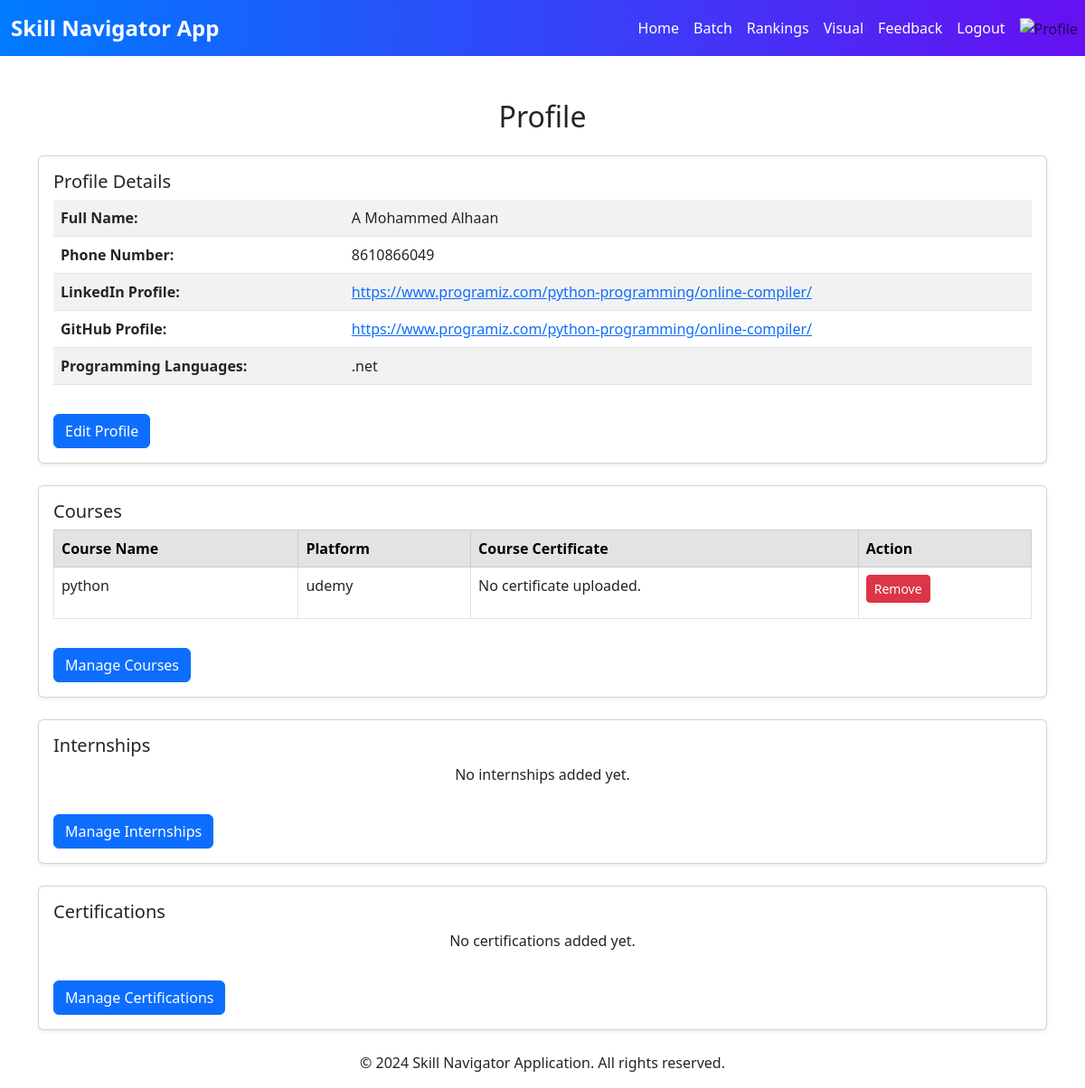
/profile/ (signed in), run on the app's committed database.
### profiles/models.py (models this page shows, shortened)
class Profile(models.Model):
    PROGRAMMING_LANGUAGES = [
        ('Python', 'Python'),
        ('.Net', '.Net'),
        ('Java', 'Java'),
    ]
    user = models.OneToOneField(User, on_delete=models.CASCADE)
    name = models.CharField(max_length=100)
    email = models.EmailField()
    degree = models.CharField(max_length=100)
    specialization = models.CharField(max_length=100)
    phone_number = models.CharField(max_length=15)
    linkedin_profile = models.URLField(blank=True, null=True)
    github_profile = models.URLField(blank=True, null=True)
    programming_languages = models.CharField(
        max_length=7,
        choices=PROGRAMMING_LANGUAGES,
        help_text="Choose a programming language",
    )

class Course(models.Model):
    user = models.ForeignKey(User, on_delete=models.CASCADE)
    name = models.CharField(max_length=200)
    platform = models.CharField(max_length=200)
    certificate = models.FileField(upload_to='certificates/courses/', blank=True, null=True)  # Optional PDF upload
    class Meta:
        unique_together = (('user', 'name', 'platform'),)

### profiles/views.py (the view)
# urls.py: path('', profile_view, name='profile'),
@login_required
def profile_view(request):
    try:
        profile = Profile.objects.get(user=request.user)
        courses = Course.objects.filter(user=request.user)
        internships = Internship.objects.filter(user=request.user)
        certifications = Certification.objects.filter(user=request.user)
        return render(request, 'profiles/profile.html', {
            'profile': profile,
            'courses': courses,
            'internships': internships,
            'certifications': certifications,
        })
    except Profile.DoesNotExist:
        return redirect('update_profile')

### profiles/templates/profiles/profile.html
{% extends 'accounts/base.html' %}
{% block content %}
<div class="container mt-5">
    <h2 class="mb-4 text-center">Profile</h2>
<div class="card shadow-sm mb-4">
    <div class="card-body">
        <h5 class="card-title">Profile Details</h5>
        <table class="table table-striped">
            <tbody>
                <tr>
                    <th scope="row">Full Name:</th>
                    <td>{{ profile.name }}</td>
                </tr>
                <tr>
                    <th scope="row">Phone Number:</th>
                    <td>{{ profile.phone_number }}</td>
                </tr>
                <tr>
                    <th scope="row">LinkedIn Profile:</th>
                    <td>
                        {% if profile.linkedin_profile %}
                        <a href="{{ profile.linkedin_profile }}" target="_blank">{{ profile.linkedin_profile }}</a>
                        {% else %}
                        No Link
                        {% endif %}
                    </td>
                </tr>
                <tr>
                    <th scope="row">GitHub Profile:</th>
                    <td>
                        {% if profile.github_profile %}
                        <a href="{{ profile.github_profile }}" target="_blank">{{ profile.github_profile }}</a>
                        {% else %}
                        No Link
                        {% endif %}
                    </td>
                </tr>
                <tr>
                    <th scope="row">Programming Languages:</th>
                    <td>{{ profile.programming_languages }}</td>
                </tr>
            </tbody>
        </table>
        <a href="{% url 'update_profile' %}" class="btn btn-primary mt-3">Edit Profile</a>
    </div>
</div>
    <div class="card shadow-sm mb-4">
        <div class="card-body">
            <h5 class="card-title">Courses</h5>
            {% if courses %}
            <table class="table table-bordered">
                <thead class="table-secondary">
                    <tr>
                        <th>Course Name</th>
                        <th>Platform</th>
                        <th>Course Certificate</th>
                        <th>Action</th>
                    </tr>
                </thead>
                <tbody>
                    {% for course in courses %}
                    <tr>
                        <td>{{ course.name }}</td>
                        <td>{{ course.platform }}</td>
                        <td>
                            {% if course.certificate %}
                                <p><a href="{{ course.certificate.url }}" target="_blank">View Certificate</a></p>
                            {% else %}
                                <p>No certificate uploaded.</p>
                            {% endif %}
                        </td>
                        <td>
                            <a href="{% url 'delete_course' course.id %}" class="btn btn-danger btn-sm">Remove</a>
                        </td>
                    </tr>
                    {% endfor %}
                </tbody>
            </table>
            {% else %}
            <p class="text-center">No courses added yet.</p>
            {% endif %}
            <a href="{% url 'update_profile' %}" class="btn btn-primary mt-3">Manage Courses</a>
        </div>
    </div>
    <div class="card shadow-sm mb-4">
        <div class="card-body">
            <h5 class="card-title">Internships</h5>
            {% if internships %}
            <table class="table table-bordered">
                <thead class="table-secondary">
                    <tr>
                        <th>Title</th>
                        <th>Company</th>
                        <th>Start Date</th>
                        <th>End Date</th>
                        <th>Internship Certificate</th>
                        <th>Action</th>
                    </tr>
                </thead>
                <tbody>
                    {% for internship in internships %}
                    <tr>
                        <td>{{ internship.title }}</td>
                        <td>{{ internship.company }}</td>
                        <td>{{ internship.start_date }}</td>
                        <td>{{ internship.end_date }}</td>
                        <td>
                            {% if internship.certificate %}
                                <p><a href="{{ internship.certificate.url }}" target="_blank">View Certificate</a></p>
                            {% else %}
                                <p>No certificate uploaded.</p>
                            {% endif %}
                        </td>
                        <td>
                            <a href="{% url 'delete_internship' internship.id %}" class="btn btn-danger btn-sm">Remove</a>
                        </td>
                    </tr>
                    {% endfor %}
                </tbody>
            </table>
            {% else %}
            <p class="text-center">No internships added yet.</p>
            {% endif %}
            <a href="{% url 'update_profile' %}" class="btn btn-primary mt-3">Manage Internships</a>
        </div>
    </div>
    <div class="card shadow-sm mb-4">
        <div class="card-body">
            <h5 class="card-title">Certifications</h5>
            {% if certifications %}
            <table class="table table-bordered">
                <thead class="table-secondary">
                    <tr>
                        <th>Certification Name</th>
                        <th>E-Certificates</th>
                        <th>Action</th>
                    </tr>
                </thead>
                <tbody>
                    {% for certification in certifications %}
                    <tr>
                        <td>{{ certification.name }}</td>
                        <td>
                            {% if certification.certificate %}
                                <p><a href="{{ certification.certificate.url }}" target="_blank">View Certificate</a></p>
                            {% else %}
                                <p>No certificate uploaded.</p>
                            {% endif %}
                        </td>
                        <td>
                            <a href="{% url 'delete_certification' certification.id %}" class="btn btn-danger btn-sm">Remove</a>
                        </td>
                    </tr>
                    {% endfor %}
                </tbody>
            </table>
            {% else %}
            <p class="text-center">No certifications added yet.</p>
            {% endif %}
            <a href="{% url 'update_profile' %}" class="btn btn-primary mt-3">Manage Certifications</a>
        </div>
    </div>
</div>
{% endblock %}

### accounts/templates/accounts/base.html (style rules this page uses)
html, body { height: 100%; margin: 0; }

### data on the page
Profile: name "A Mohammed Alhaan", phone_number "8610866049", linkedin_profile "https://www.programiz.com/python-programming/online-compiler/", github_profile "https://www.programiz.com/python-programming/online-compiler/", programming_languages ".net"
Course: name "python", platform "udemy", certificate "No certificate uploaded."
